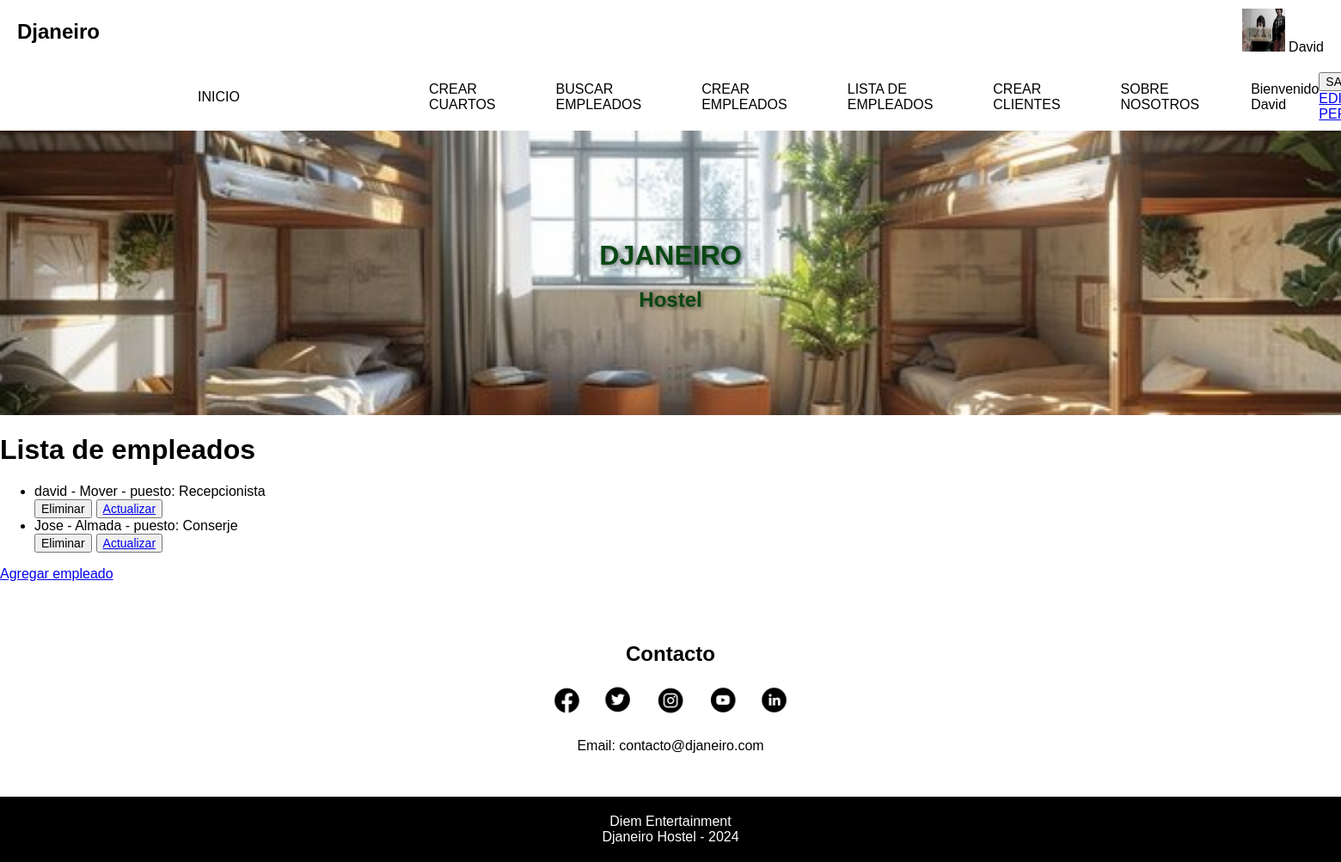
/appHostel/listaEmpleados/ (signed in), run on an earlier commit of the app's database.
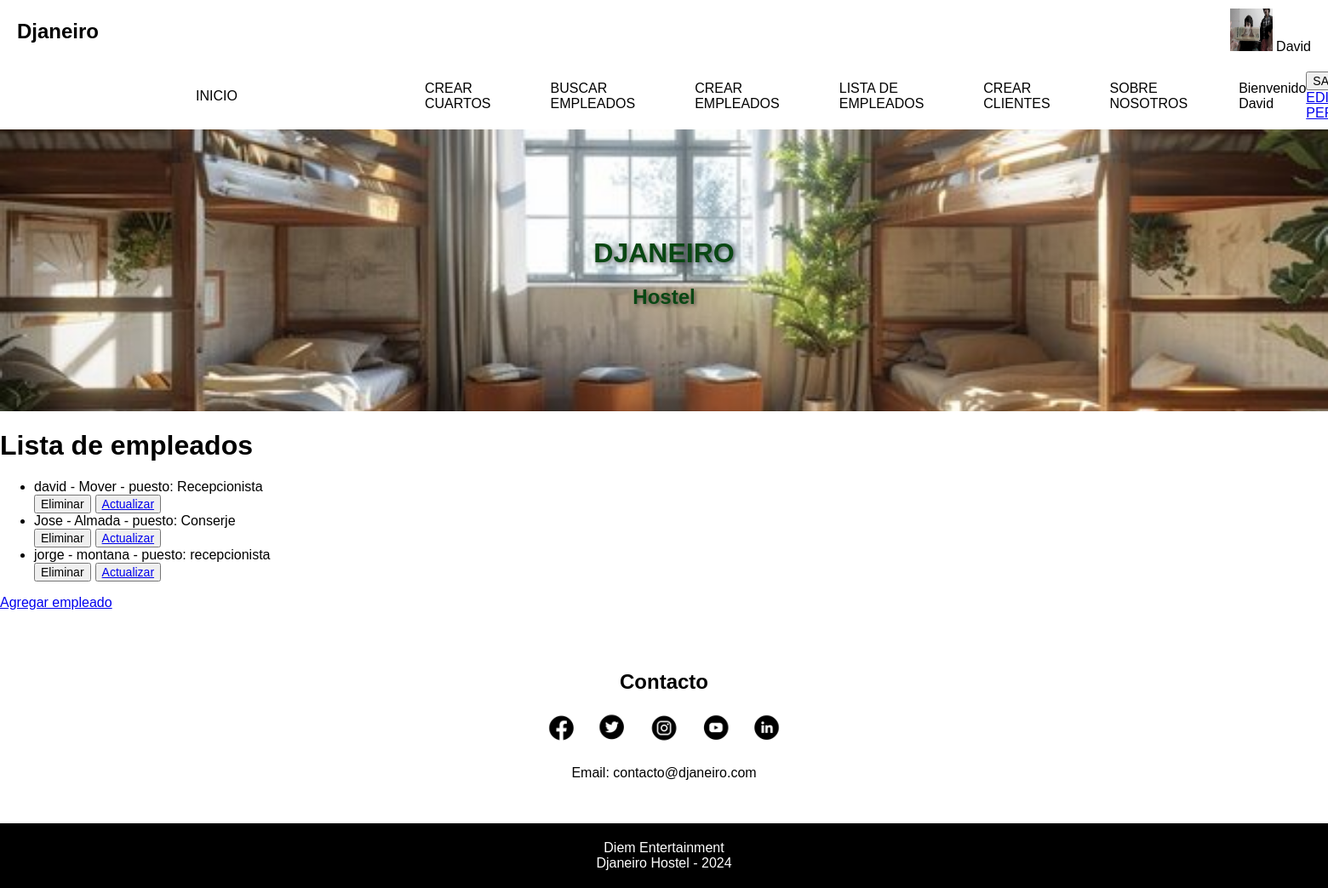
And on a later commit of the database.
### appHostel/models.py (models this page shows)
class Empleado(models.Model):
    nombre = models.CharField(max_length=20)
    apellido = models.CharField(max_length=20)
    puesto = models.CharField(max_length=50)
    def __str__(self):
        return f"{self.nombre} - {self.apellido} - puesto: {self.puesto} "

### appHostel/views.py (the view)
# urls.py: path("listaEmpleados/", lista_empleados,name="listaEmpleados"),
@staff_member_required(login_url='/appHostel/Login')
def lista_empleados(req):
    mis_empleados = Empleado.objects.all()
    return render(req,"listaEmpleados.html",{"empleados": mis_empleados})

### appHostel/templates/listaEmpleados.html
{% extends 'padre.html' %}
{% block parteQueCambia %}
    <h1>Lista de empleados</h1>
    <ul>
     {% for empleado in empleados  %}
        <li>
        {{empleado}}
        </li>
        <div style="display: flex; column-gap: 5px;">
        <form action="{% url 'eliminarEmpleado' empleado.id  %}" method="post"> {% csrf_token %}
            <button type="submit">Eliminar</button>
        </form>
        <button>
            <a href="{% url 'EditaEmpleado' empleado.id %}">Actualizar</a>
        </button>
        </div>
     {% endfor %}
    </ul>
    <a href="{% url 'empleadoFormulario' %}">Agregar empleado</a>
{% endblock parteQueCambia %}

What changed in the data, as far as the page shows it:
added Empleado: nombre+apellido+puesto "jorge - montana - puesto: recepcionista"
